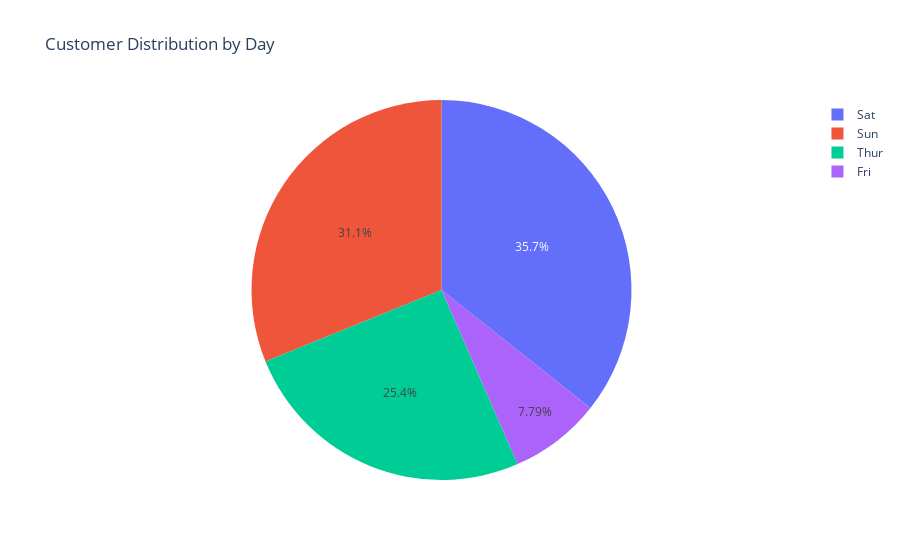

Notebook source saved alongside this figure:
### Markdown cell above
## Plotly Plot 4: Pie Chart

### Code cell
df = px.data.tips()

fig = px.pie(
    df,
    names='day',
    title='Customer Distribution by Day'
)
fig.show()

### Figure 1 — Plotly figure (JSON) as saved in the notebook; plotly's stock layout.template omitted (floating-point values rounded to 4 significant figures; data arrays with more than 128 entries replaced by an {"elided": "..."} marker saying what was removed)
{"data": [{"domain": {"x": [0, 1], "y": [0, 1]}, "hovertemplate": "day=%{label}<extra></extra>", "labels": {"elided": "244 str values"}, "legendgroup": "", "name": "", "showlegend": true, "type": "pie"}], "layout": {"legend": {"tracegroupgap": 0}, "title": {"text": "Customer Distribution by Day"}}}
